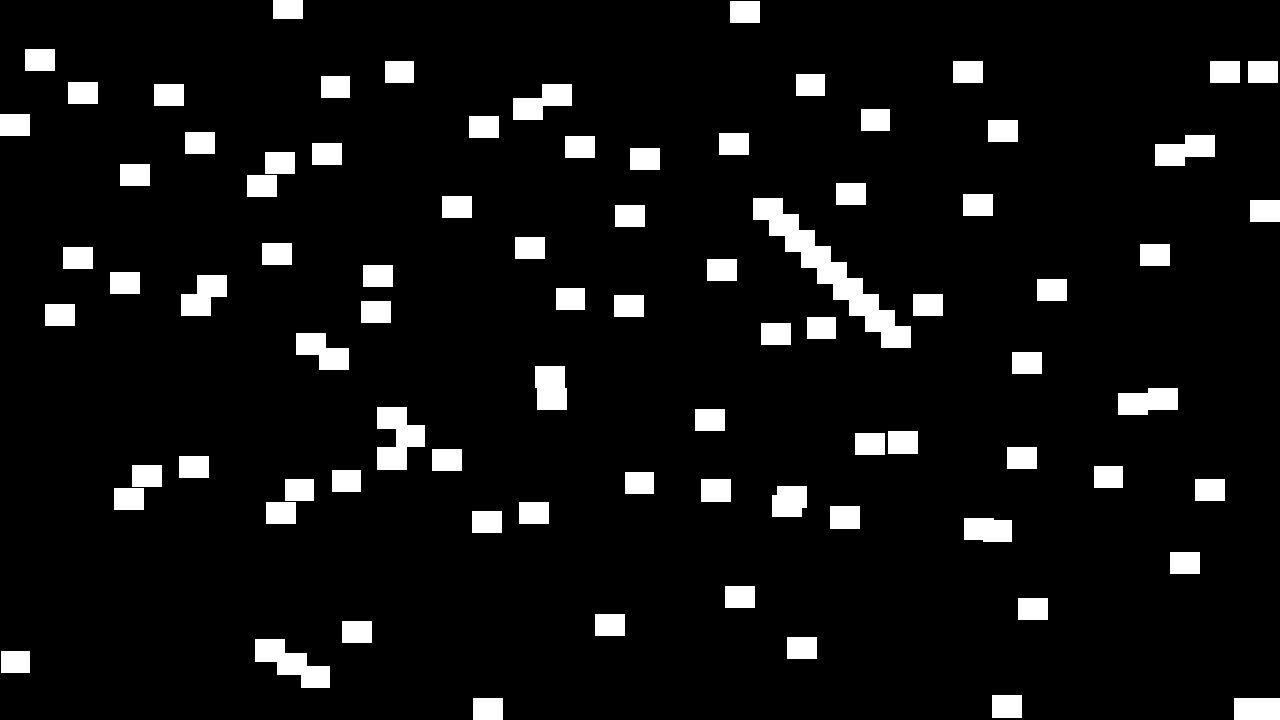
#> input picture OpenCV/hw3/images/bricks.tif, 1280 x 720 px
$ python p3.py
#> lines starting #> are read from the running program, lines starting #| are printed output that depends on the picture; after the words box and inside, x2 and y2 are one past the last pixel; in counts of white or black regions, pixels touching at a corner belong together
from telnetlib import EOR
import cv2
import math
from matplotlib.colors import Normalize
import numpy as np
import matplotlib.pyplot as plt

def imread(path):
#> called with path = './images/bricks.tif'
    img = cv2.imread(path, cv2.IMREAD_GRAYSCALE)
#> img: shape (720, 1280); 7.2% white; 83 white regions, largest, box (x1, y1, x2, y2) and area: (753, 198, 911, 348) 5268, (377, 407, 425, 470) 1944, (255, 639, 330, 688) 1862
    return img

def plot(pos, img, title):
    plt.subplot(pos)
    plt.xticks([]), plt.yticks([])
    plt.title(title)
    plt.imshow(img, cmap = 'gray')

def show():
    plt.show()

def save(path, img):
    plt.imsave(path, img, cmap = 'gray')

def erosion(img, kernel):
    h1, w1 = img.shape
    h2, w2 = kernel.shape
    mid = [h2//2, w2//2]
    res = np.zeros((h1, w1))
    for x in range(h1 - h2):
        for y in range(w1 - w2):
            if (img[x:x+h2, y:y+w2] == kernel).all():
                res[x + mid[0], y + mid[1]] = 1
    return res

def particle_size(img):
    h, w = img.shape
    res_h, res_w = 0, 0
    for i in range(h):
        if img[i, 0]:
            res_h += 1
        elif res_h:
            break
    for i in range(w):
        if img[0, i]:
            res_w += 1
        elif res_w:
            break
    return res_h, res_w

def solve_A(img, h_k, w_k):
    h, w = img.shape
    mid = [h_k // 2, w_k // 2]
    tmp = np.zeros((h, w))
    res1 = np.zeros((h, w))
    res2 = np.zeros((h, w))
    for x in range(h):
        for y in range(w):
            if img[x, y]:
                tmp[x-mid[0]:x-mid[0]+h_k, y-mid[1]:y-mid[1]+w_k] += 1
    for x in range(h):
        for y in range(w):
            if img[x, y]:
                if (tmp[x-mid[0]:x-mid[0]+h_k, y-mid[1]:y-mid[1]+w_k] > 1).any():
                    res1[x, y] += 1
                    res2[x-mid[0]:x-mid[0]+h_k, y-mid[1]:y-mid[1]+w_k] = 1
    return res1, res2

def vertical2dot(img):
    h, w = img.shape
    res = np.zeros((h, w))
    for x in range(h - 1):
        for y in range(w):
            if img[x, y]:
                if x - 1 >= 0 and img[x - 1, y] and img[x + 1, y] == 0:
                    res[x, y] = 0
                else:
                    res[x, y] = 1
    return res

def horizontal2dot(img):
    h, w = img.shape
    res = np.zeros((h, w))
    for x in range(h):
        for y in range(w - 1):
            if img[x, y]:
                if y - 1 >= 0 and img[x, y - 1] and img[x, y + 1] == 0:
                    res[x, y] = 0
                else:
                    res[x, y] = 1
    return res

def solve_B(img, h_k, w_k):
    h, w = img.shape
    mid = [h_k // 2 + 5, w_k // 2 + 5]
    for x in range(h):
        for y in range(w):
            if x - mid[0] <= 0 or x + mid[0] >= h:
                img[x ,y] = 0
            if y - mid[1] <= 0 or y + mid[1] >= w:
                img[x, y] = 0
    res = np.zeros((h, w))
    for x in range(h):
        for y in range(w):
            if img[x, y]:
                res[x-mid[0]:x-mid[0]+h_k, y-mid[1]:y-mid[1]+w_k] = 1
    return res

if __name__ == '__main__':
    img = imread('./images/bricks.tif')
    img = np.bool_(img)
    plot(121, img, 'Origin')

    # (A)
    particle = particle_size(img)
#> after the loop in particle_size, `for i in range(h):`: res_h = 22
#> after the loop in particle_size, `for i in range(w):`: res_w = 30
#> particle = (22, 30)
    overlap = img

    kernel = np.ones((particle[0] - 3, particle[1] - 1))
    ero = erosion(img, kernel)
#> after the loop in erosion, `for x in range(h1 - h2):`:
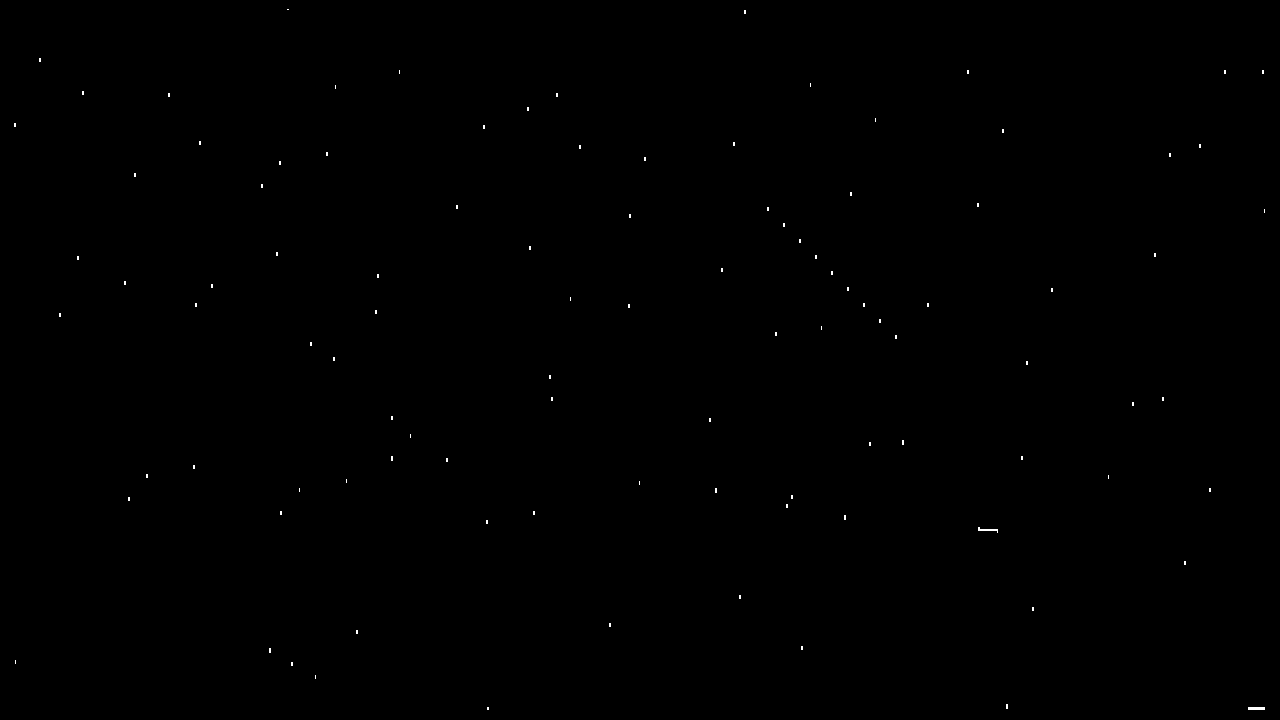
#> res: shape (720, 1280) float64; values 0 (black) and 1 (white), 0.09% white in thin lines or dots

    for i in range(5):
        ero = vertical2dot(ero)
#> this loop made 5 passes
#> pass 3, `ero = vertical2dot(ero)`:
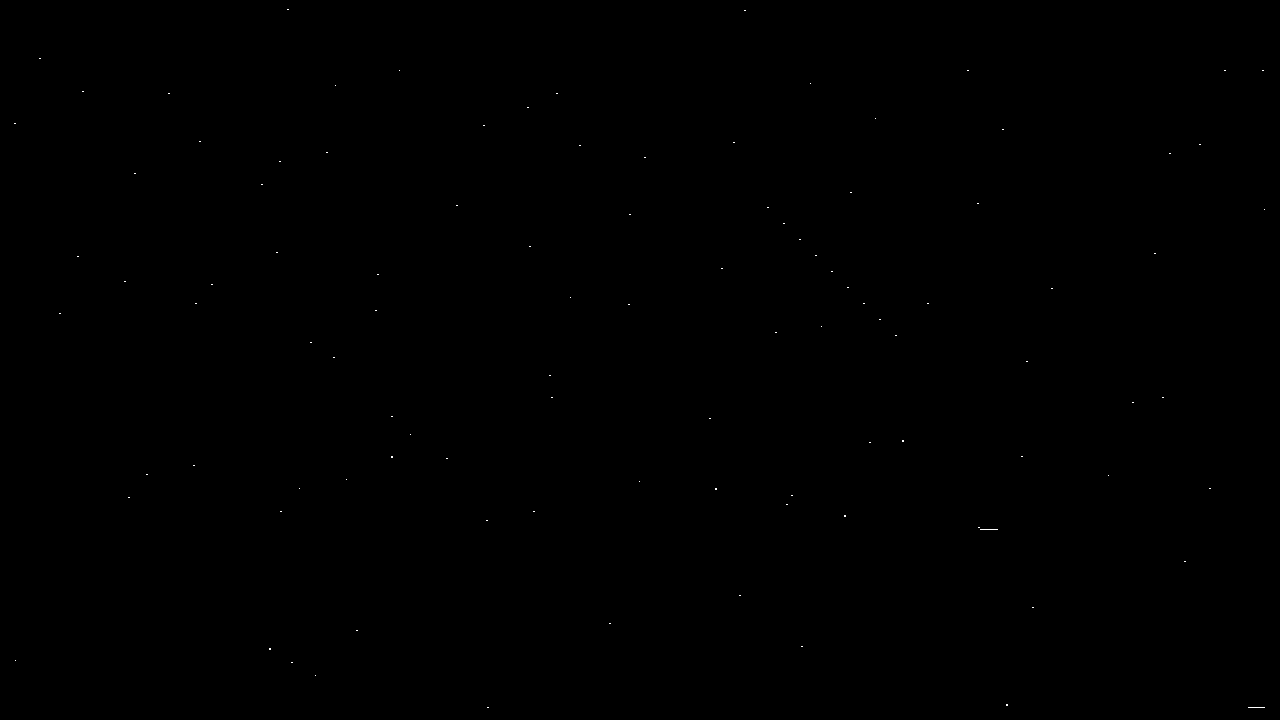
#> ero: shape (720, 1280) float64; values 0 (black) and 1 (white), 0.03% white in thin lines or dots
#> after the loop: ero: shape (720, 1280) float64; values 0 (black) and 1 (white), 0.02% white in thin lines or dots
    for i in range(5):
        ero = horizontal2dot(ero)
#> ero: shape (720, 1280) float64; values 0 (black) and 1 (white), 0.01% white in thin lines or dots

    dot, A = solve_A(ero, particle[0], particle[1])
#> after the loop in solve_A, `for x in range(h):`: res1: shape (720, 1280) float64; values 0 (black) and 1 (white), 0.01% white in thin lines or dots, all inside (x1, y1, x2, y2) = (195, 93, 1260, 708)
#> after the loop in solve_A, `for x in range(h):`:
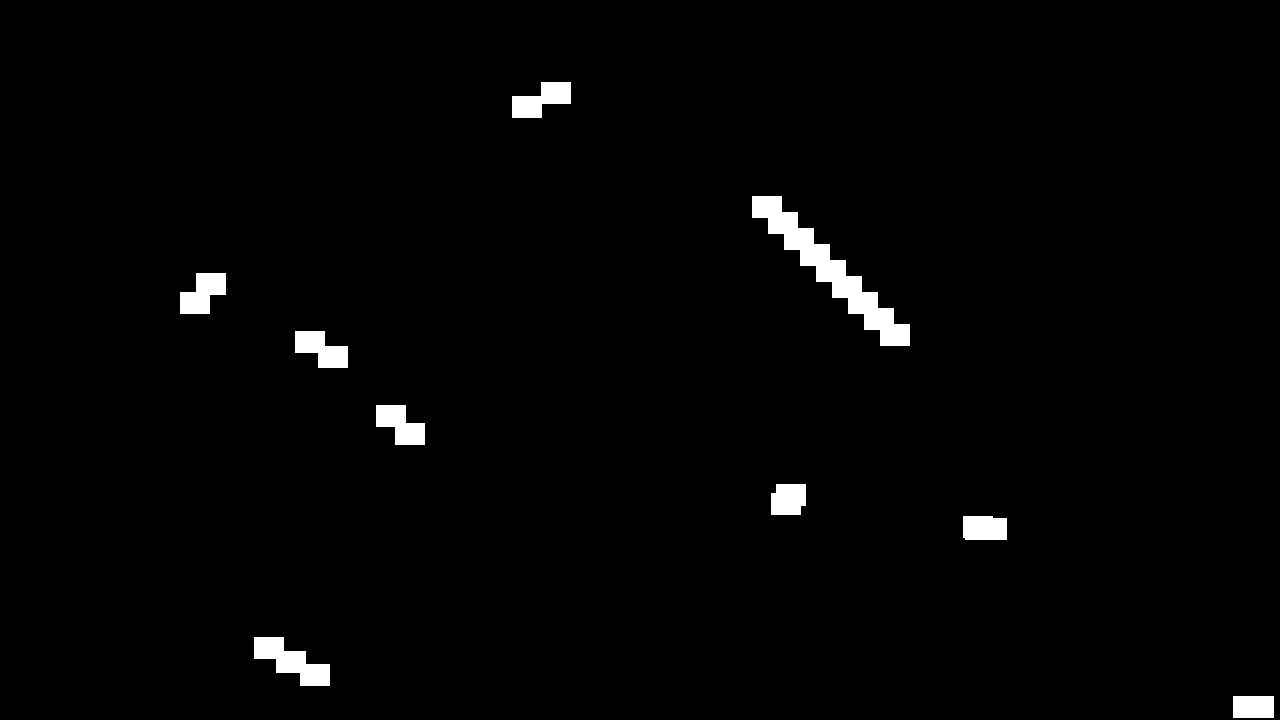
#> res2: shape (720, 1280) float64; values 0 (black) and 1 (white), 1.6% white; 9 white regions, largest, box (x1, y1, x2, y2) and area: (752, 196, 910, 346) 5268, (254, 637, 330, 686) 1862, (512, 82, 571, 118) 1312
    plot(122, A, 'A')
    show()
#> in show, `plt.show()`:
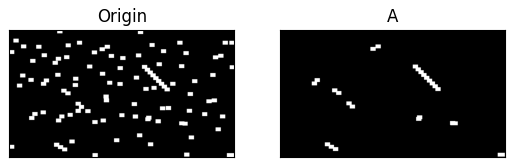
#> figure drawn by matplotlib, 2 panels
    save('./images/3_a.jpg', A)

    # (B)
    plot(121, img, 'Origin')
    tmp = ero - dot
    B = solve_B(tmp, particle[0], particle[1])
#> after the loop in solve_B, `for x in range(h):`: img: shape (720, 1280) float64; values 0 (black) and 1 (white), 0.01% white in thin lines or dots, all inside (x1, y1, x2, y2) = (39, 58, 1225, 647)
#> after the loop in solve_B, `for x in range(h):`:
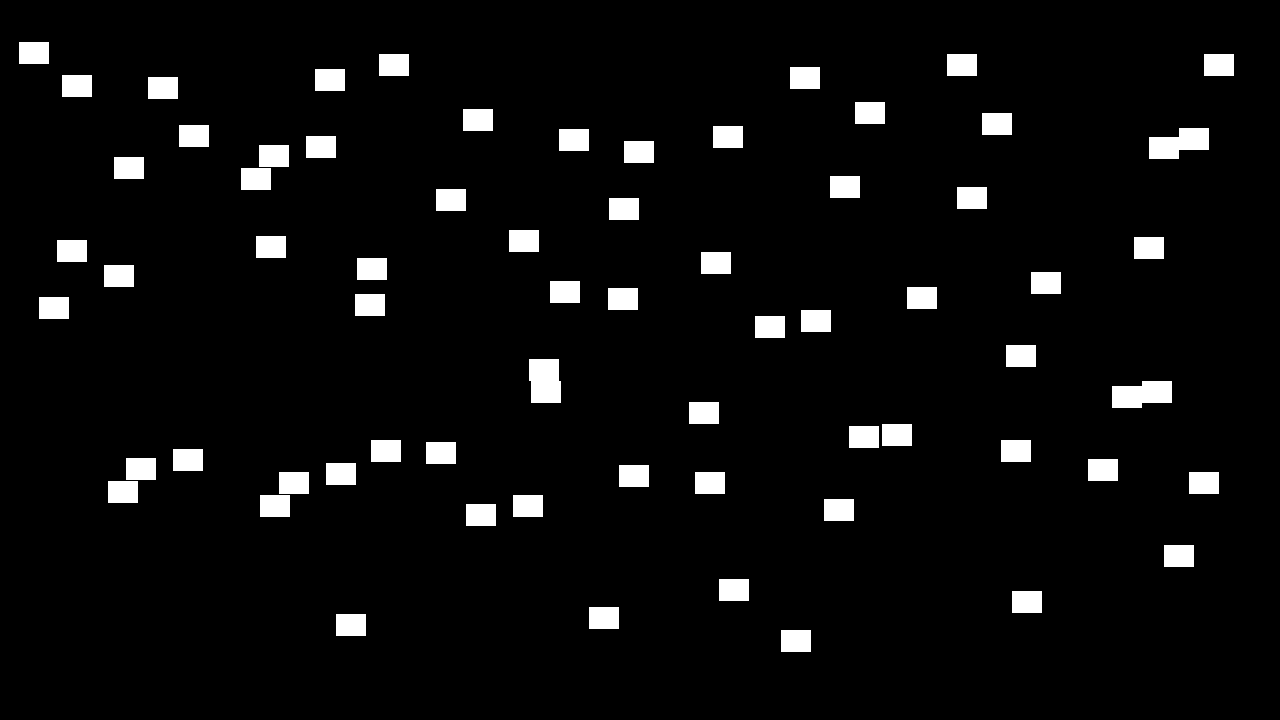
#> res: shape (720, 1280) float64; values 0 (black) and 1 (white), 5% white; 67 white regions, largest, box (x1, y1, x2, y2) and area: (1149, 128, 1209, 159) 1320, (529, 359, 561, 403) 1320, (1112, 381, 1172, 408) 1320
    plot(122, B, 'B')
    show()
    save('./images/3_b.jpg', B)

$ run again, with OpenCV/hw3/images/20-2851_segmentation.jpg saved as OpenCV/hw3/images/bricks.tif
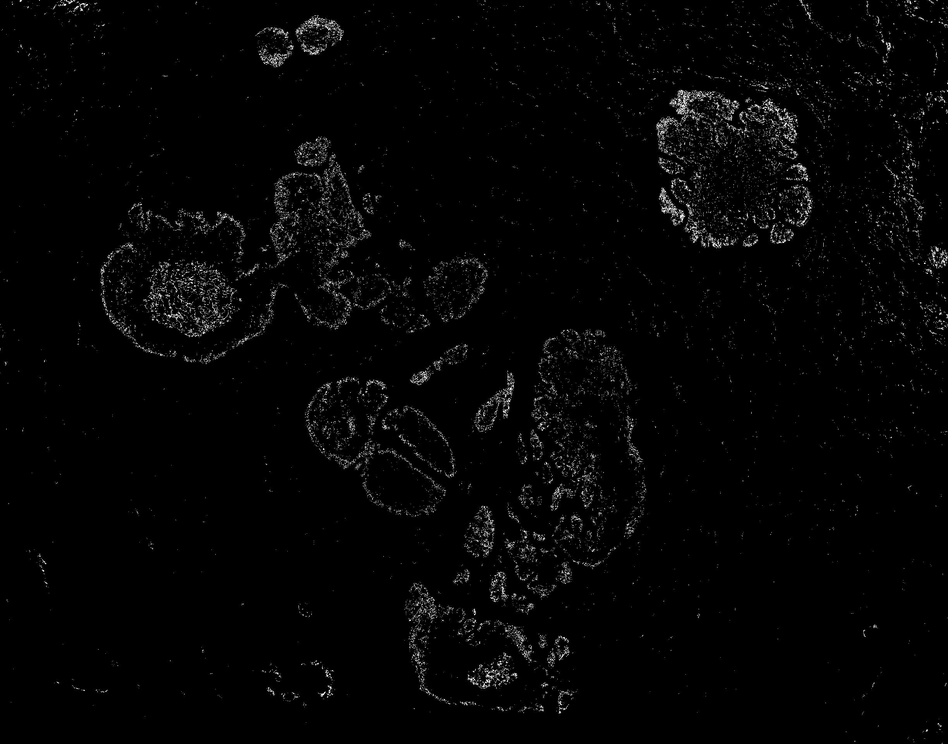
#> input picture OpenCV/hw3/images/20-2851_segmentation.jpg, 948 x 744 px, shrunk from 2448 x 1920 before the run
#> in imread, img is the input picture: shape (744, 948); min 0, max 255, mean 4.5
#> `img = np.bool_(img)`:
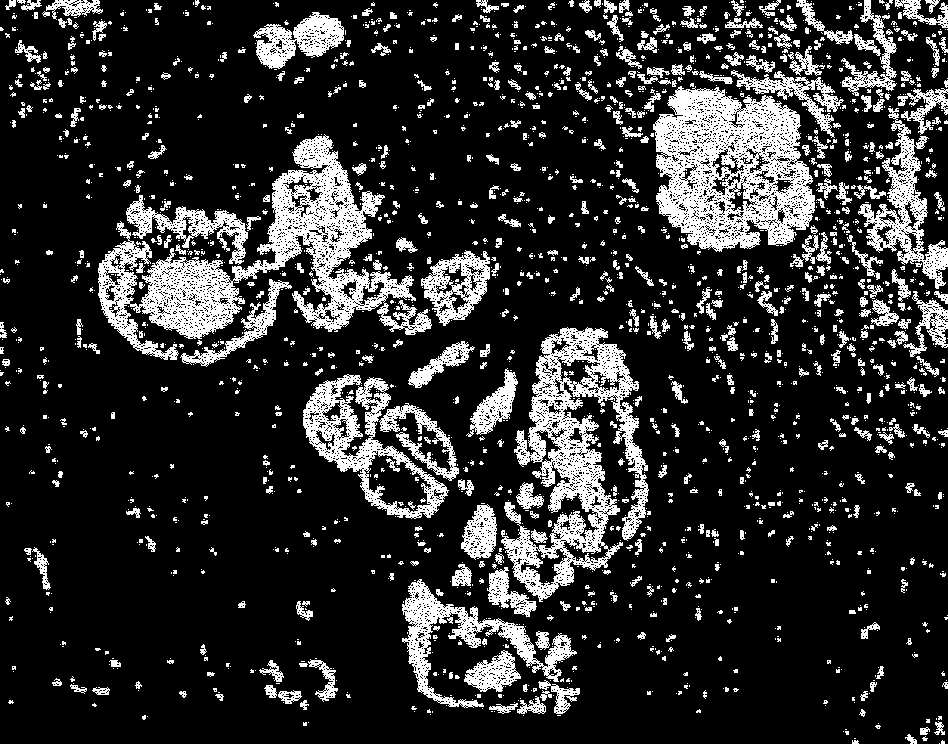
#> img: shape (744, 948) bool; 18.1% white; 2514 white regions (1985 under 20 px), largest, box (x1, y1, x2, y2) and area: (98, 134, 432, 360) 19818, (653, 86, 815, 252) 16263, (501, 327, 649, 602) 14864
#> after the loop in particle_size, `for i in range(h):`: res_h = 4
#> after the loop in particle_size, `for i in range(w):`: res_w = 2
#> particle = (4, 2)
#> after the loop in solve_B, `for x in range(h):`:
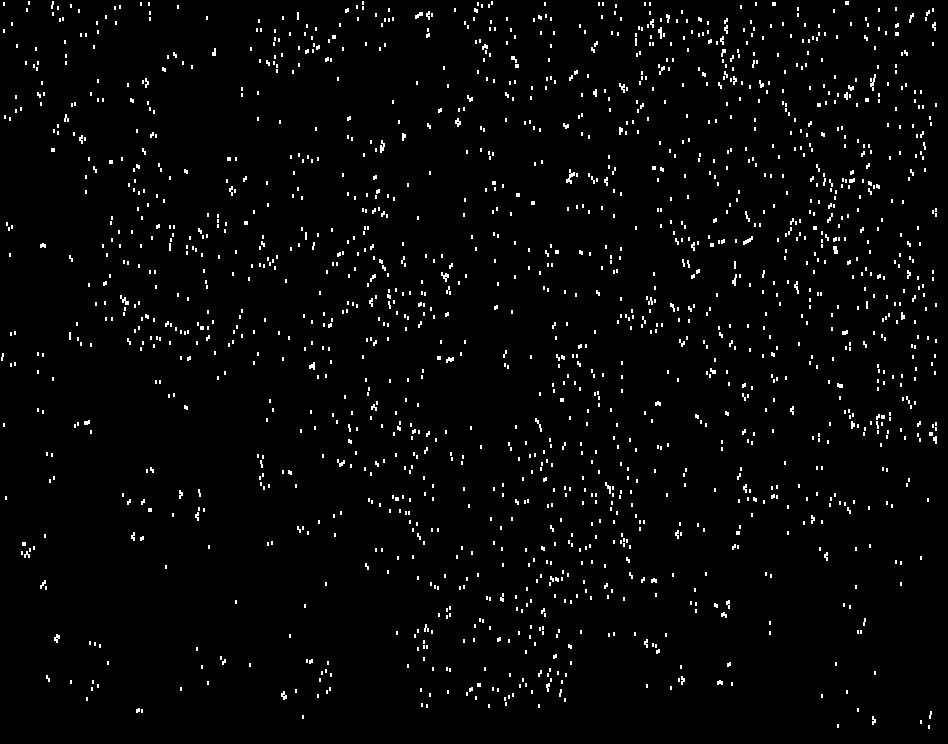
#> res: shape (744, 948) float64; values 0 (black) and 1 (white), 2.4% white in thin lines or dots
